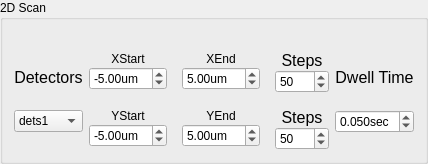
     <widget class="QGroupBox" name="groupBox_2">
      <property name="sizePolicy">
       <sizepolicy hsizetype="Preferred" vsizetype="Preferred">
        <horstretch>0</horstretch>
        <verstretch>0</verstretch>
       </sizepolicy>
      </property>
      <property name="title">
       <string>2D Scan</string>
      </property>
      <layout class="QGridLayout" name="gridLayout_30">
       <item row="1" column="1">
        <layout class="QGridLayout" name="gridLayout_12">
         <property name="spacing">
          <number>15</number>
         </property>
         <item row="0" column="2">
          <layout class="QGridLayout" name="gridLayout_15">
           <property name="verticalSpacing">
            <number>0</number>
           </property>
           <item row="1" column="1">
            <widget class="QSpinBox" name="sb_x_num">
             <property name="sizePolicy">
              <sizepolicy hsizetype="Preferred" vsizetype="Fixed">
               <horstretch>0</horstretch>
               <verstretch>0</verstretch>
              </sizepolicy>
             </property>
             <property name="toolTip">
              <string>first motor steps</string>
             </property>
             <property name="minimum">
              <number>1</number>
             </property>
             <property name="maximum">
              <number>1000</number>
             </property>
             <property name="singleStep">
              <number>10</number>
             </property>
             <property name="value">
              <number>50</number>
             </property>
            </widget>
           </item>
           <item row="0" column="1">
            <widget class="QLabel" name="label_7">
             <property name="sizePolicy">
              <sizepolicy hsizetype="Preferred" vsizetype="Fixed">
               <horstretch>0</horstretch>
               <verstretch>0</verstretch>
              </sizepolicy>
             </property>
             <property name="font">
              <font>
               <family>Segoe UI</family>
               <pointsize>12</pointsize>
               <weight>50</weight>
               <italic>false</italic>
               <bold>false</bold>
              </font>
             </property>
             <property name="text">
              <string>Steps</string>
             </property>
             <property name="textFormat">
              <enum>Qt::AutoText</enum>
             </property>
             <property name="scaledContents">
              <bool>false</bool>
             </property>
             <property name="alignment">
              <set>Qt::AlignCenter</set>
             </property>
            </widget>
           </item>
          </layout>
         </item>
         <item row="1" column="2">
          <layout class="QGridLayout" name="gridLayout_18">
           <property name="verticalSpacing">
            <number>0</number>
           </property>
           <item row="1" column="1">
            <widget class="QSpinBox" name="sb_y_num">
             <property name="sizePolicy">
              <sizepolicy hsizetype="Preferred" vsizetype="Fixed">
               <horstretch>0</horstretch>
               <verstretch>0</verstretch>
              </sizepolicy>
             </property>
             <property name="toolTip">
              <string>second motor steps</string>
             </property>
             <property name="minimum">
              <number>1</number>
             </property>
             <property name="maximum">
              <number>1000</number>
             </property>
             <property name="singleStep">
              <number>10</number>
             </property>
             <property name="value">
              <number>50</number>
             </property>
            </widget>
           </item>
           <item row="0" column="1">
            <widget class="QLabel" name="label_8">
             <property name="sizePolicy">
              <sizepolicy hsizetype="Preferred" vsizetype="Fixed">
               <horstretch>0</horstretch>
               <verstretch>0</verstretch>
              </sizepolicy>
             </property>
             <property name="font">
              <font>
               <family>Segoe UI</family>
               <pointsize>12</pointsize>
               <weight>50</weight>
               <italic>false</italic>
               <bold>false</bold>
              </font>
             </property>
             <property name="text">
              <string>Steps</string>
             </property>
             <property name="textFormat">
              <enum>Qt::AutoText</enum>
             </property>
             <property name="scaledContents">
              <bool>false</bool>
             </property>
             <property name="alignment">
              <set>Qt::AlignCenter</set>
             </property>
            </widget>
           </item>
          </layout>
         </item>
         <item row="1" column="1">
          <layout class="QGridLayout" name="gridLayout_17">
           <property name="verticalSpacing">
            <number>0</number>
           </property>
           <item row="1" column="1">
            <widget class="QDoubleSpinBox" name="sb_yend">
             <property name="sizePolicy">
              <sizepolicy hsizetype="Preferred" vsizetype="Fixed">
               <horstretch>0</horstretch>
               <verstretch>0</verstretch>
              </sizepolicy>
             </property>
             <property name="toolTip">
              <string>scan range entry</string>
             </property>
             <property name="suffix">
              <string notr="true">um</string>
             </property>
             <property name="minimum">
              <double>-15.000000000000000</double>
             </property>
             <property name="maximum">
              <double>15.000000000000000</double>
             </property>
             <property name="singleStep">
              <double>1.000000000000000</double>
             </property>
             <property name="value">
              <double>5.000000000000000</double>
             </property>
            </widget>
           </item>
           <item row="0" column="1">
            <widget class="QLabel" name="label_37">
             <property name="sizePolicy">
              <sizepolicy hsizetype="Preferred" vsizetype="Fixed">
               <horstretch>0</horstretch>
               <verstretch>0</verstretch>
              </sizepolicy>
             </property>
             <property name="text">
              <string>YEnd</string>
             </property>
             <property name="alignment">
              <set>Qt::AlignCenter</set>
             </property>
            </widget>
           </item>
          </layout>
         </item>
         <item row="0" column="0">
          <layout class="QGridLayout" name="gridLayout_13">
           <property name="verticalSpacing">
            <number>0</number>
           </property>
           <item row="1" column="1">
            <widget class="QDoubleSpinBox" name="sb_xstart">
             <property name="sizePolicy">
              <sizepolicy hsizetype="Preferred" vsizetype="Fixed">
               <horstretch>0</horstretch>
               <verstretch>0</verstretch>
              </sizepolicy>
             </property>
             <property name="toolTip">
              <string>scan range entry</string>
             </property>
             <property name="prefix">
              <string notr="true"/>
             </property>
             <property name="suffix">
              <string>um</string>
             </property>
             <property name="minimum">
              <double>-15.000000000000000</double>
             </property>
             <property name="maximum">
              <double>15.000000000000000</double>
             </property>
             <property name="singleStep">
              <double>1.000000000000000</double>
             </property>
             <property name="value">
              <double>-5.000000000000000</double>
             </property>
            </widget>
           </item>
           <item row="0" column="1">
            <widget class="QLabel" name="label_35">
             <property name="sizePolicy">
              <sizepolicy hsizetype="Preferred" vsizetype="Fixed">
               <horstretch>0</horstretch>
               <verstretch>0</verstretch>
              </sizepolicy>
             </property>
             <property name="text">
              <string>XStart</string>
             </property>
             <property name="alignment">
              <set>Qt::AlignCenter</set>
             </property>
            </widget>
           </item>
          </layout>
         </item>
         <item row="0" column="1">
          <layout class="QGridLayout" name="gridLayout_14">
           <property name="verticalSpacing">
            <number>0</number>
           </property>
           <item row="1" column="1">
            <widget class="QDoubleSpinBox" name="sb_xend">
             <property name="sizePolicy">
              <sizepolicy hsizetype="Preferred" vsizetype="Fixed">
               <horstretch>0</horstretch>
               <verstretch>0</verstretch>
              </sizepolicy>
             </property>
             <property name="toolTip">
              <string>scan range entry</string>
             </property>
             <property name="suffix">
              <string notr="true">um</string>
             </property>
             <property name="minimum">
              <double>-15.000000000000000</double>
             </property>
             <property name="maximum">
              <double>15.000000000000000</double>
             </property>
             <property name="singleStep">
              <double>1.000000000000000</double>
             </property>
             <property name="value">
              <double>5.000000000000000</double>
             </property>
            </widget>
           </item>
           <item row="0" column="1">
            <widget class="QLabel" name="label_36">
             <property name="sizePolicy">
              <sizepolicy hsizetype="Preferred" vsizetype="Fixed">
               <horstretch>0</horstretch>
               <verstretch>0</verstretch>
              </sizepolicy>
             </property>
             <property name="text">
              <string>XEnd</string>
             </property>
             <property name="alignment">
              <set>Qt::AlignCenter</set>
             </property>
            </widget>
           </item>
          </layout>
         </item>
         <item row="1" column="0">
          <layout class="QGridLayout" name="gridLayout_16">
           <property name="verticalSpacing">
            <number>0</number>
           </property>
           <item row="1" column="1">
            <widget class="QDoubleSpinBox" name="sb_ystart">
             <property name="enabled">
              <bool>true</bool>
             </property>
             <property name="sizePolicy">
              <sizepolicy hsizetype="Preferred" vsizetype="Fixed">
               <horstretch>0</horstretch>
               <verstretch>0</verstretch>
              </sizepolicy>
             </property>
             <property name="toolTip">
              <string>scan range entry</string>
             </property>
             <property name="prefix">
              <string notr="true"/>
             </property>
             <property name="suffix">
              <string>um</string>
             </property>
             <property name="minimum">
              <double>-15.000000000000000</double>
             </property>
             <property name="maximum">
              <double>15.000000000000000</double>
             </property>
             <property name="singleStep">
              <double>1.000000000000000</double>
             </property>
             <property name="value">
              <double>-5.000000000000000</double>
             </property>
            </widget>
           </item>
           <item row="0" column="1">
            <widget class="QLabel" name="label_19">
             <property name="sizePolicy">
              <sizepolicy hsizetype="Preferred" vsizetype="Fixed">
               <horstretch>0</horstretch>
               <verstretch>0</verstretch>
              </sizepolicy>
             </property>
             <property name="text">
              <string>YStart</string>
             </property>
             <property name="alignment">
              <set>Qt::AlignCenter</set>
             </property>
            </widget>
           </item>
          </layout>
         </item>
        </layout>
       </item>
       <item row="0" column="0">
        <widget class="QLabel" name="label_11">
         <property name="sizePolicy">
          <sizepolicy hsizetype="Preferred" vsizetype="Fixed">
           <horstretch>0</horstretch>
           <verstretch>0</verstretch>
          </sizepolicy>
         </property>
         <property name="text">
          <string/>
         </property>
        </widget>
       </item>
       <item row="1" column="0">
        <layout class="QGridLayout" name="gridLayout_11">
         <item row="1" column="1">
          <widget class="QComboBox" name="cb_dets">
           <property name="sizePolicy">
            <sizepolicy hsizetype="Preferred" vsizetype="Fixed">
             <horstretch>0</horstretch>
             <verstretch>0</verstretch>
            </sizepolicy>
           </property>
           <property name="toolTip">
            <string comment="choose the detector system"/>
           </property>
           <item>
            <property name="text">
             <string>dets1</string>
            </property>
           </item>
           <item>
            <property name="text">
             <string>dets2</string>
            </property>
           </item>
           <item>
            <property name="text">
             <string>dets3</string>
            </property>
           </item>
           <item>
            <property name="text">
             <string>dets4</string>
            </property>
           </item>
           <item>
            <property name="text">
             <string>dets_fs</string>
            </property>
           </item>
          </widget>
         </item>
         <item row="0" column="1">
          <widget class="QLabel" name="label_17">
           <property name="sizePolicy">
            <sizepolicy hsizetype="Preferred" vsizetype="Fixed">
             <horstretch>0</horstretch>
             <verstretch>0</verstretch>
            </sizepolicy>
           </property>
           <property name="font">
            <font>
             <family>Segoe UI</family>
             <pointsize>12</pointsize>
             <weight>50</weight>
             <italic>false</italic>
             <bold>false</bold>
            </font>
           </property>
           <property name="text">
            <string>Detectors</string>
           </property>
           <property name="alignment">
            <set>Qt::AlignBottom|Qt::AlignHCenter</set>
           </property>
          </widget>
         </item>
        </layout>
       </item>
       <item row="1" column="2">
        <layout class="QGridLayout" name="gridLayout_19">
         <item row="1" column="3">
          <widget class="QDoubleSpinBox" name="sb_exposure">
           <property name="sizePolicy">
            <sizepolicy hsizetype="Preferred" vsizetype="Fixed">
             <horstretch>0</horstretch>
             <verstretch>0</verstretch>
            </sizepolicy>
           </property>
           <property name="toolTip">
            <string>exposure time per point</string>
           </property>
           <property name="prefix">
            <string/>
           </property>
           <property name="suffix">
            <string notr="true">sec</string>
           </property>
           <property name="decimals">
            <number>3</number>
           </property>
           <property name="minimum">
            <double>0.000000000000000</double>
           </property>
           <property name="maximum">
            <double>0.500000000000000</double>
           </property>
           <property name="singleStep">
            <double>0.010000000000000</double>
           </property>
           <property name="value">
            <double>0.050000000000000</double>
           </property>
          </widget>
         </item>
         <item row="0" column="3">
          <widget class="QLabel" name="label_10">
           <property name="sizePolicy">
            <sizepolicy hsizetype="Preferred" vsizetype="Fixed">
             <horstretch>0</horstretch>
             <verstretch>0</verstretch>
            </sizepolicy>
           </property>
           <property name="font">
            <font>
             <family>Segoe UI</family>
             <pointsize>12</pointsize>
             <weight>50</weight>
             <italic>false</italic>
             <bold>false</bold>
            </font>
           </property>
           <property name="text">
            <string>Dwell Time</string>
           </property>
           <property name="textFormat">
            <enum>Qt::AutoText</enum>
           </property>
           <property name="scaledContents">
            <bool>false</bool>
           </property>
           <property name="alignment">
            <set>Qt::AlignBottom|Qt::AlignHCenter</set>
           </property>
          </widget>
         </item>
        </layout>
       </item>
      </layout>
     </widget>
